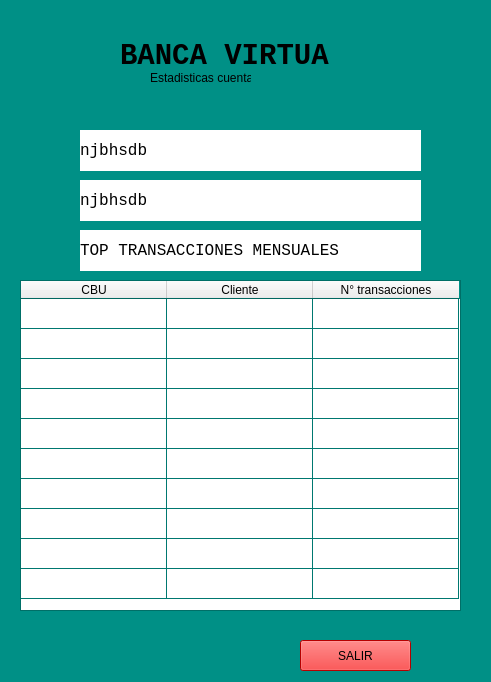
<?xml version="1.0" encoding="UTF-8"?>
<ui version="4.0">
 <class>vtnEstadClientes</class>
 <widget class="QMainWindow" name="vtnEstadClientes">
  <property name="geometry">
   <rect>
    <x>0</x>
    <y>0</y>
    <width>491</width>
    <height>682</height>
   </rect>
  </property>
  <property name="palette">
   <palette>
    <active>
     <colorrole role="Base">
      <brush brushstyle="SolidPattern">
       <color alpha="255">
        <red>255</red>
        <green>255</green>
        <blue>255</blue>
       </color>
      </brush>
     </colorrole>
     <colorrole role="Window">
      <brush brushstyle="SolidPattern">
       <color alpha="255">
        <red>0</red>
        <green>144</green>
        <blue>134</blue>
       </color>
      </brush>
     </colorrole>
    </active>
    <inactive>
     <colorrole role="Base">
      <brush brushstyle="SolidPattern">
       <color alpha="255">
        <red>255</red>
        <green>255</green>
        <blue>255</blue>
       </color>
      </brush>
     </colorrole>
     <colorrole role="Window">
      <brush brushstyle="SolidPattern">
       <color alpha="255">
        <red>0</red>
        <green>144</green>
        <blue>134</blue>
       </color>
      </brush>
     </colorrole>
    </inactive>
    <disabled>
     <colorrole role="Base">
      <brush brushstyle="SolidPattern">
       <color alpha="255">
        <red>0</red>
        <green>144</green>
        <blue>134</blue>
       </color>
      </brush>
     </colorrole>
     <colorrole role="Window">
      <brush brushstyle="SolidPattern">
       <color alpha="255">
        <red>0</red>
        <green>144</green>
        <blue>134</blue>
       </color>
      </brush>
     </colorrole>
    </disabled>
   </palette>
  </property>
  <property name="windowTitle">
   <string>Estadisticas cuentas</string>
  </property>
  <widget class="QWidget" name="centralwidget">
   <widget class="QLabel" name="lblLogo">
    <property name="geometry">
     <rect>
      <x>-10</x>
      <y>0</y>
      <width>131</width>
      <height>141</height>
     </rect>
    </property>
    <property name="font">
     <font>
      <family>Consolas</family>
      <pointsize>22</pointsize>
      <weight>75</weight>
      <bold>true</bold>
     </font>
    </property>
    <property name="styleSheet">
     <string notr="true"/>
    </property>
    <property name="text">
     <string/>
    </property>
    <property name="pixmap">
     <pixmap>logobanco.png</pixmap>
    </property>
   </widget>
   <widget class="QLabel" name="label">
    <property name="geometry">
     <rect>
      <x>150</x>
      <y>70</y>
      <width>101</width>
      <height>16</height>
     </rect>
    </property>
    <property name="text">
     <string>Estadisticas cuentas</string>
    </property>
   </widget>
   <widget class="QTableWidget" name="tableTop">
    <property name="geometry">
     <rect>
      <x>20</x>
      <y>280</y>
      <width>441</width>
      <height>331</height>
     </rect>
    </property>
    <attribute name="horizontalHeaderVisible">
     <bool>true</bool>
    </attribute>
    <attribute name="horizontalHeaderDefaultSectionSize">
     <number>146</number>
    </attribute>
    <attribute name="verticalHeaderVisible">
     <bool>false</bool>
    </attribute>
    <row>
     <property name="text">
      <string>TOP 1</string>
     </property>
    </row>
    <row>
     <property name="text">
      <string>TOP 2</string>
     </property>
    </row>
    <row>
     <property name="text">
      <string>TOP 3</string>
     </property>
    </row>
    <row>
     <property name="text">
      <string>TOP 4</string>
     </property>
    </row>
    <row>
     <property name="text">
      <string>TOP 5</string>
     </property>
    </row>
    <row>
     <property name="text">
      <string>TOP 6</string>
     </property>
    </row>
    <row>
     <property name="text">
      <string>TOP 7</string>
     </property>
    </row>
    <row>
     <property name="text">
      <string>TOP 8</string>
     </property>
    </row>
    <row>
     <property name="text">
      <string>TOP 9</string>
     </property>
    </row>
    <row>
     <property name="text">
      <string>TOP10</string>
     </property>
    </row>
    <column>
     <property name="text">
      <string>CBU</string>
     </property>
    </column>
    <column>
     <property name="text">
      <string>Cliente</string>
     </property>
    </column>
    <column>
     <property name="text">
      <string>N° transacciones</string>
     </property>
    </column>
   </widget>
   <widget class="QLabel" name="lblTitulo">
    <property name="geometry">
     <rect>
      <x>120</x>
      <y>40</y>
      <width>211</width>
      <height>31</height>
     </rect>
    </property>
    <property name="font">
     <font>
      <family>Consolas</family>
      <pointsize>22</pointsize>
      <weight>75</weight>
      <bold>true</bold>
     </font>
    </property>
    <property name="text">
     <string>BANCA VIRTUAL</string>
    </property>
   </widget>
   <widget class="QPushButton" name="btnSalir">
    <property name="geometry">
     <rect>
      <x>300</x>
      <y>640</y>
      <width>111</width>
      <height>31</height>
     </rect>
    </property>
    <property name="styleSheet">
     <string notr="true">background-color: rgb(255, 0, 0);</string>
    </property>
    <property name="text">
     <string>SALIR</string>
    </property>
   </widget>
   <widget class="QLabel" name="lblEstadisticas">
    <property name="geometry">
     <rect>
      <x>80</x>
      <y>130</y>
      <width>341</width>
      <height>41</height>
     </rect>
    </property>
    <property name="font">
     <font>
      <family>Consolas</family>
      <pointsize>12</pointsize>
     </font>
    </property>
    <property name="styleSheet">
     <string notr="true">background-color: rgb(255, 255, 255);</string>
    </property>
    <property name="text">
     <string>njbhsdb</string>
    </property>
   </widget>
   <widget class="QLabel" name="lblEstadisticas_2">
    <property name="geometry">
     <rect>
      <x>80</x>
      <y>180</y>
      <width>341</width>
      <height>41</height>
     </rect>
    </property>
    <property name="font">
     <font>
      <family>Consolas</family>
      <pointsize>12</pointsize>
     </font>
    </property>
    <property name="styleSheet">
     <string notr="true">background-color: rgb(255, 255, 255);</string>
    </property>
    <property name="text">
     <string>njbhsdb</string>
    </property>
   </widget>
   <widget class="QLabel" name="lblEstadisticas_3">
    <property name="geometry">
     <rect>
      <x>80</x>
      <y>230</y>
      <width>341</width>
      <height>41</height>
     </rect>
    </property>
    <property name="font">
     <font>
      <family>Consolas</family>
      <pointsize>12</pointsize>
     </font>
    </property>
    <property name="styleSheet">
     <string notr="true">background-color: rgb(255, 255, 255);</string>
    </property>
    <property name="text">
     <string>TOP TRANSACCIONES MENSUALES</string>
    </property>
   </widget>
  </widget>
 </widget>
 <resources/>
 <connections/>
</ui>
